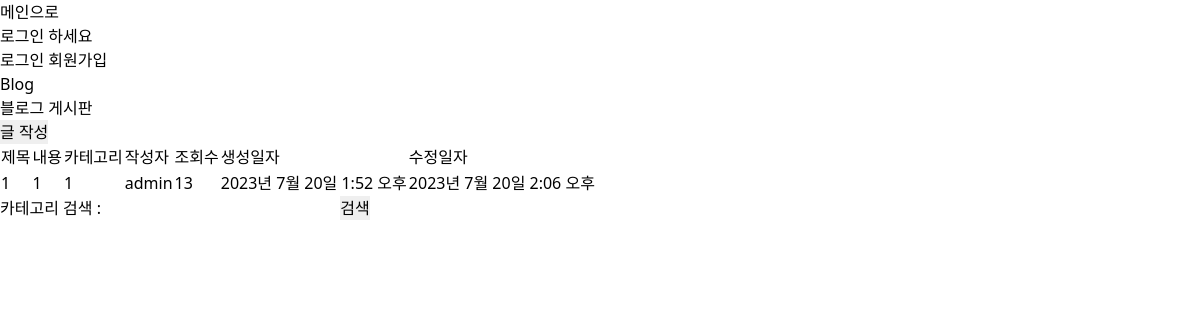
/blog/, run on an earlier commit of the app's database.
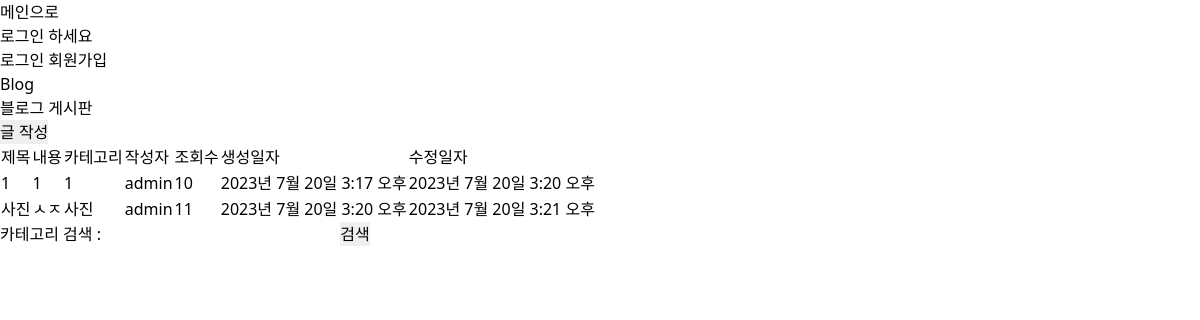
And on a later commit of the database.
### blog/models.py (models this page shows)
class Post(models.Model):
    title = models.CharField(max_length=30)
    content = models.TextField()
    imgfile = models.ImageField(null=True, upload_to="", blank=True)
    category = models.CharField(max_length=10)
    writer = models.ForeignKey(User, on_delete=models.CASCADE)
    count = models.PositiveIntegerField(default=0)
    created_at = models.DateTimeField(auto_now_add=True)
    updated_at = models.DateTimeField(auto_now=True)

### user/models.py (models this page shows)
class User(AbstractUser):
    username = models.CharField(unique=True, max_length=20)
    is_staff = models.BooleanField(default=False)
    is_active = models.BooleanField(default=True)
    is_superuser = models.BooleanField(default=False)
    last_login = models.DateTimeField(null=True, blank=True)
    date_joined = models.DateTimeField(auto_now_add=True)
    USERNAME_FIELD = "username"
    EMAIL_FIELD = "username"
    REQUIRED_FIELDS = []
    objects = UserManager()

### blog/views.py (the view)
# urls.py: path("", views.PostList.as_view(), name='post-list'),
class PostList(View):
    def get(self, request):
        post_objs = Post.objects.all()
        context = {
            'title': '블로그',
            'posts': post_objs
        }
        return render(request, 'blog/post_list.html', context)

### blog/templates/blog/post_list.html (shortened to what this page needs)
{% extends 'base.html' %}
{% block content %}
    <p>블로그 게시판</p>
    <form action="{% url 'blog:post-write' %}" method="get">
        <input type="submit" value="글 작성">
    </form>
    {% if posts %}
        <table>
            <thead>
                <tr>
                    <td>제목</td>
                    <td>내용</td>
                    <td>카테고리</td>
                    <td>작성자</td>
                    <td>조회수</td>
                    <td>생성일자</td>
                    <td>수정일자</td>
                </tr>
            </thead>
            <tbody>
                {% for post in posts %}
                    <tr>
                        <td><a href="{% url 'blog:post-detail' id=post.pk %}">{{ post.title }}</a></td>
                        <td><a href="{% url 'blog:post-detail' id=post.pk %}">{{ post.content }}</a></td>
                        <td><a href="{% url 'blog:post-detail' id=post.pk %}">{{ post.category }}</a></td>
                        <td><a href="{% url 'blog:post-detail' id=post.pk %}">{{ post.writer }}</a></td>
                        <td><a href="{% url 'blog:post-detail' id=post.pk %}">{{ post.count }}</a></td>
                        <td><a href="{% url 'blog:post-detail' id=post.pk %}">{{ post.created_at }}</a></td>
                        <td><a href="{% url 'blog:post-detail' id=post.pk %}">{{ post.updated_at }}</a></td>
                    </tr>
                {% endfor %}
            </tbody>
        </table>
    {% else %}
        <p>작성된 게시물이 없습니다.</p>
    {% endif %}
    <form id="search-form" action="" method="get">
        카테고리 검색 : <input id="search-input" type="text"/>
        <input type="submit" value="검색">
    </form>
{% endblock %}

### templates/base.html (shortened to what this page needs)
<!DOCTYPE html>
<html lang="ko">
<head>
    <link href="https://unpkg.com/tailwindcss@^1.0/dist/tailwind.min.css" rel="stylesheet">
</head>
<body>
    <div>
        <a href="{% url 'index' %}">메인으로</a>
        {% if user.is_authenticated %}
            <p>어서오세요, {{ user.username }}</P>
            <a href="{% url 'user:logout' %}?next={{ request.path }}">로그아웃</a>
        {% else %}
            <P>로그인 하세요</P>
            <a href="{% url 'user:login' %}?next={{ request.path }}">로그인</a>
            <a href="{% url 'user:register' %}">회원가입</a>
        {% endif %}
        <h1>Blog</h1>
        {% block content %}
        {% endblock %}
    </div>
</body>
</html>

What changed in the data, as far as the page shows it:
removed Post: title "1", content "1", category "1", writer "admin", count "13", created_at "2023년 7월 20일 1:52 오후", updated_at "2023년 7월 20일 2:06 오후"
added Post: title "1", content "1", category "1", writer "admin", count "10", created_at "2023년 7월 20일 3:17 오후", updated_at "2023년 7월 20일 3:20 오후"
added Post: title "사진", content "ㅅㅈ", category "사진", writer "admin", count "11", created_at "2023년 7월 20일 3:20 오후", updated_at "2023년 7월 20일 3:21 오후"
